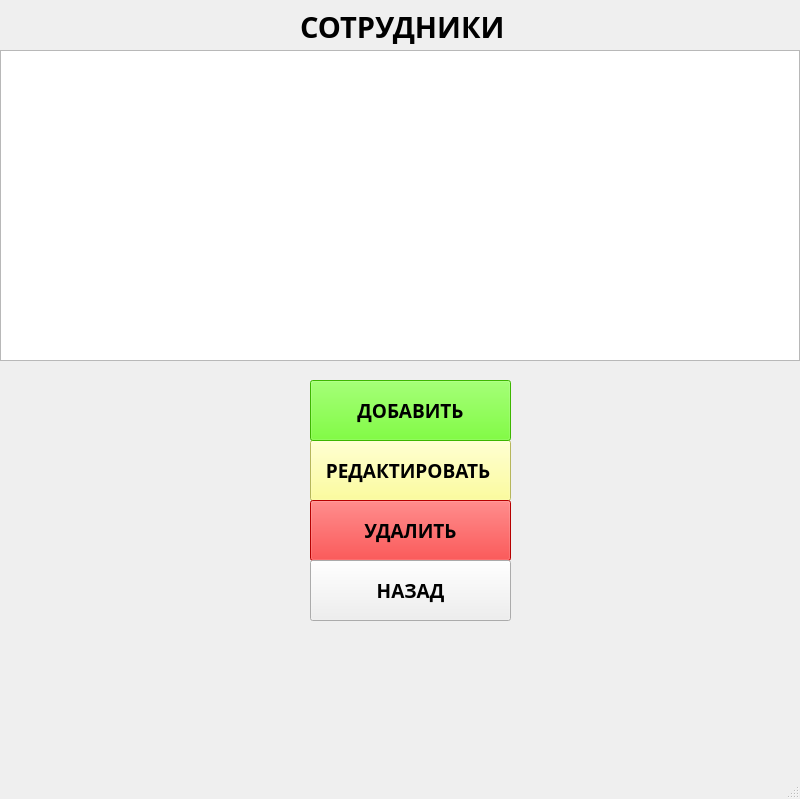
<?xml version="1.0" encoding="UTF-8"?>
<ui version="4.0">
 <class>MainWindow</class>
 <widget class="QMainWindow" name="MainWindow">
  <property name="geometry">
   <rect>
    <x>0</x>
    <y>0</y>
    <width>800</width>
    <height>799</height>
   </rect>
  </property>
  <property name="maximumSize">
   <size>
    <width>800</width>
    <height>800</height>
   </size>
  </property>
  <property name="windowTitle">
   <string>Сотрудники</string>
  </property>
  <widget class="QWidget" name="centralwidget">
   <widget class="QPushButton" name="edit_emp_button">
    <property name="geometry">
     <rect>
      <x>310</x>
      <y>440</y>
      <width>201</width>
      <height>61</height>
     </rect>
    </property>
    <property name="maximumSize">
     <size>
      <width>800</width>
      <height>800</height>
     </size>
    </property>
    <property name="font">
     <font>
      <family>Tw Cen MT</family>
      <pointsize>14</pointsize>
      <weight>75</weight>
      <bold>true</bold>
     </font>
    </property>
    <property name="styleSheet">
     <string notr="true">background-color: rgb(255, 255, 127);</string>
    </property>
    <property name="text">
     <string>РЕДАКТИРОВАТЬ </string>
    </property>
   </widget>
   <widget class="QPushButton" name="delete_emp_button">
    <property name="geometry">
     <rect>
      <x>310</x>
      <y>500</y>
      <width>201</width>
      <height>61</height>
     </rect>
    </property>
    <property name="maximumSize">
     <size>
      <width>800</width>
      <height>800</height>
     </size>
    </property>
    <property name="font">
     <font>
      <family>Tw Cen MT</family>
      <pointsize>14</pointsize>
      <weight>75</weight>
      <bold>true</bold>
     </font>
    </property>
    <property name="styleSheet">
     <string notr="true">background-color: rgb(255, 0, 0);</string>
    </property>
    <property name="text">
     <string>УДАЛИТЬ</string>
    </property>
   </widget>
   <widget class="QLabel" name="label_6">
    <property name="geometry">
     <rect>
      <x>300</x>
      <y>-10</y>
      <width>221</width>
      <height>74</height>
     </rect>
    </property>
    <property name="maximumSize">
     <size>
      <width>800</width>
      <height>800</height>
     </size>
    </property>
    <property name="font">
     <font>
      <family>Tw Cen MT</family>
      <pointsize>22</pointsize>
      <weight>75</weight>
      <bold>true</bold>
     </font>
    </property>
    <property name="text">
     <string>СОТРУДНИКИ</string>
    </property>
   </widget>
   <widget class="QTableView" name="tableView">
    <property name="geometry">
     <rect>
      <x>0</x>
      <y>50</y>
      <width>800</width>
      <height>311</height>
     </rect>
    </property>
    <property name="maximumSize">
     <size>
      <width>800</width>
      <height>800</height>
     </size>
    </property>
   </widget>
   <widget class="QPushButton" name="back_button">
    <property name="geometry">
     <rect>
      <x>310</x>
      <y>560</y>
      <width>201</width>
      <height>61</height>
     </rect>
    </property>
    <property name="maximumSize">
     <size>
      <width>800</width>
      <height>800</height>
     </size>
    </property>
    <property name="font">
     <font>
      <family>Tw Cen MT</family>
      <pointsize>14</pointsize>
      <weight>75</weight>
      <bold>true</bold>
     </font>
    </property>
    <property name="text">
     <string>НАЗАД</string>
    </property>
   </widget>
   <widget class="QPushButton" name="add_emp_button">
    <property name="geometry">
     <rect>
      <x>310</x>
      <y>380</y>
      <width>201</width>
      <height>61</height>
     </rect>
    </property>
    <property name="maximumSize">
     <size>
      <width>800</width>
      <height>800</height>
     </size>
    </property>
    <property name="font">
     <font>
      <family>Tw Cen MT</family>
      <pointsize>14</pointsize>
      <weight>75</weight>
      <bold>true</bold>
     </font>
    </property>
    <property name="styleSheet">
     <string notr="true">background-color: rgb(85, 255, 0);</string>
    </property>
    <property name="text">
     <string>ДОБАВИТЬ</string>
    </property>
   </widget>
  </widget>
  <widget class="QMenuBar" name="menubar">
   <property name="geometry">
    <rect>
     <x>0</x>
     <y>0</y>
     <width>800</width>
     <height>21</height>
    </rect>
   </property>
  </widget>
  <widget class="QStatusBar" name="statusbar"/>
 </widget>
 <resources/>
 <connections/>
</ui>
